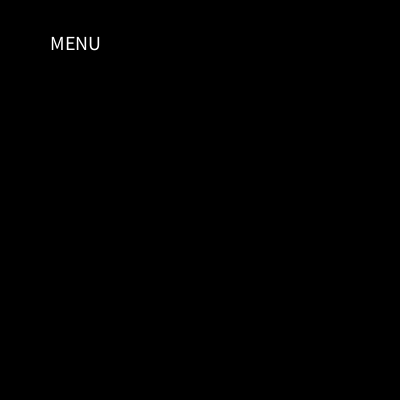
Frame 1 (no input)
Frame 2 (the mouse pressed at the canvas centre, redrawn once): identical to frame 1, image omitted

The Processing sketch that drew this single still picture (run headless with seeded random() and noise(); the mouse was pressed at the canvas centre and the sketch redrawn once):

// Processing sketch: processing_122948
// ── processing_122948.pde

// Ejemplo multi-pantalla

int pantalla = 1; // SELECTOR DE PANTALLA

void setup() {
    size(400,400);
    textSize(20);
    //frameRate(5);
    noLoop();
}

void draw() {
    background(0);
    fill(255);
    switch(pantalla) { // DESPLIEGA PANTALLA CORRESPONDIENTE
        case 1:
            text("MENU",50,50);        
            break;
        case 2:
            text("DEMO",100,150);                
            break;
        case 3:
        default:
            text("AYUDA",150,250);        
    }
}

void mouseClicked() {
    switch(pantalla) { // CAMBIA PANTALLA SEGUN ACCION DEL MOUSE
        case 1:
            pantalla = 2; // redraw() if noLoop
            redraw();
            break;
        case 2:
            pantalla = 3;
            // redraw();
            break;
        case 3:
            pantalla = 1;
            // redraw();
            break;
    }
}
